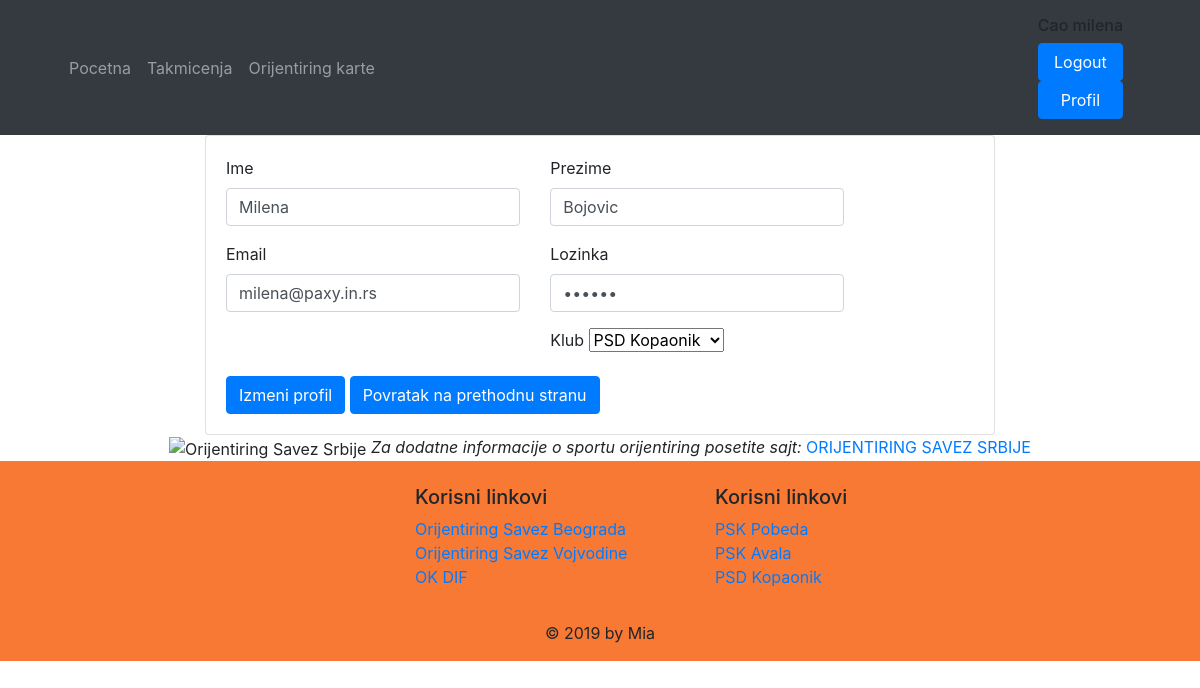
Page /korisnikProfil.php (signed in) on the committed database.
### tables this page shows
CREATE TABLE `korisnik` (
  `id` int(11) NOT NULL,
  `korisnickoIme` varchar(30) NOT NULL,
  `lozinka` varchar(30) NOT NULL,
  `ime` varchar(100) NOT NULL,
  `prezime` varchar(100) NOT NULL,
  `email` varchar(100) NOT NULL,
  `idTakmicara` int(11) DEFAULT NULL,
  `isKlub` int(11) DEFAULT NULL,
  `isAdmin` int(11) DEFAULT '0'
);

### korisnikProfil.php (the view, shortened to what this page needs)
<?php
$korisnik = logovan();
$konekcija = konekcija();
if ( isset( $_POST['ime'] ) ) {
    $ime = $_POST['ime'];
    $prezime = $_POST['prezime'];
    $email = $_POST['email'];
    $lozinka = $_POST['lozinka'];
    $updatek = "UPDATE `korisnik` SET `korisnickoIme`='".$korisnik."',`ime`='".$ime."', `prezime`='".$prezime."',`email`='".$email."',`lozinka`='".$lozinka."' WHERE  korisnickoIme  = '".$_SESSION['korisnickoIme']."'";
    $rezultat = mysqli_query( $konekcija, $updatek );
    header( 'Location: korisnickint.php' );
} else {
    include ( 'header.php' );
    $result = mysqli_query( $konekcija, "SELECT * FROM korisnik WHERE korisnickoIme  = '".$_SESSION['korisnickoIme']."'" );
    $row = mysqli_fetch_array( $result );
    if ( $row ) {
        $ime = $row['ime'];
        $prezime = $row['prezime'];
        $email = $row['email'];
        $lozinka = $row['lozinka'];
    }
    echo'
<div class="card">
                <div class="card-body">
                  <form action="#" method="POST">
                    <div class="row">
                      <div class="col-md-5">
                        <div class="form-group bmd-form-group">
                          <label class="bmd-label-floating">Ime</label>
                          <input type="text" name="ime" class="form-control" value='.$ime.'  >
                        </div>
                      </div>
                      <div class="col-md-5">
                        <div class="form-group bmd-form-group">
                          <label class="bmd-label-floating">Prezime</label>
                          <input type="text" name="prezime" class="form-control" value='.$prezime.'>
                        </div>
                      </div>
                    </div>
                    <div class="row">
                    <div class="col-md-5">
                        <div class="form-group bmd-form-group">
                          <label class="bmd-label-floating">Email</label>
                          <input type="text" name="email" class="form-control" value='.$email.' >
                        </div>
                      </div>
                      <div class="col-md-5">
                        <div class="form-group bmd-form-group">
                          <label class="bmd-label-floating">Lozinka</label>
                          <input type="password" name="lozinka" class="form-control" value='.$lozinka.' >
                        </div>
                      </div>
                    </div>
                    <div class="row">
                    <div class="col-md-5">
       </div>
       <div class="col-md-5">
       <div class="form-group bmd-form-group">
       <label class="bmd-label-floating">Klub</label>
       <select name="klubovi" id="klubovi" class="form-control-label" >';
    $klubovi = mysqli_query( $konekcija, 'SELECT * FROM `klubovi`' );
    while ( $row = mysqli_fetch_assoc( $klubovi ) ) {
        echo '
<option value="'.$row['id'].'">'.$row['naziv'].'</option>';
    }
    echo'
</select>
</div>
</div>
                    </div>
                     <input type="submit" name="button" class="btn btn-primary" value="Izmeni profil">
                    <a href="korisnickint.php" type="button"   class="btn btn-primary btn-round">Povratak na prethodnu stranu</a>
                    <div class="clearfix"></div>
                  </form>
                </div>
              </div>'
    ;
}
?>
<?php
include ( 'footer.php' );
?>

### stil.css (style rules this page uses)
.form-control-label { width: 46%; height: 60%; }
.card { height: 100%; }

### rows in the picture
korisnik: ime "Milena", prezime "Bojovic", email "milena@paxy.in.rs"

### other values in the picture
logovan() "milena"
form field klubovi "PSD Kopaonik"
